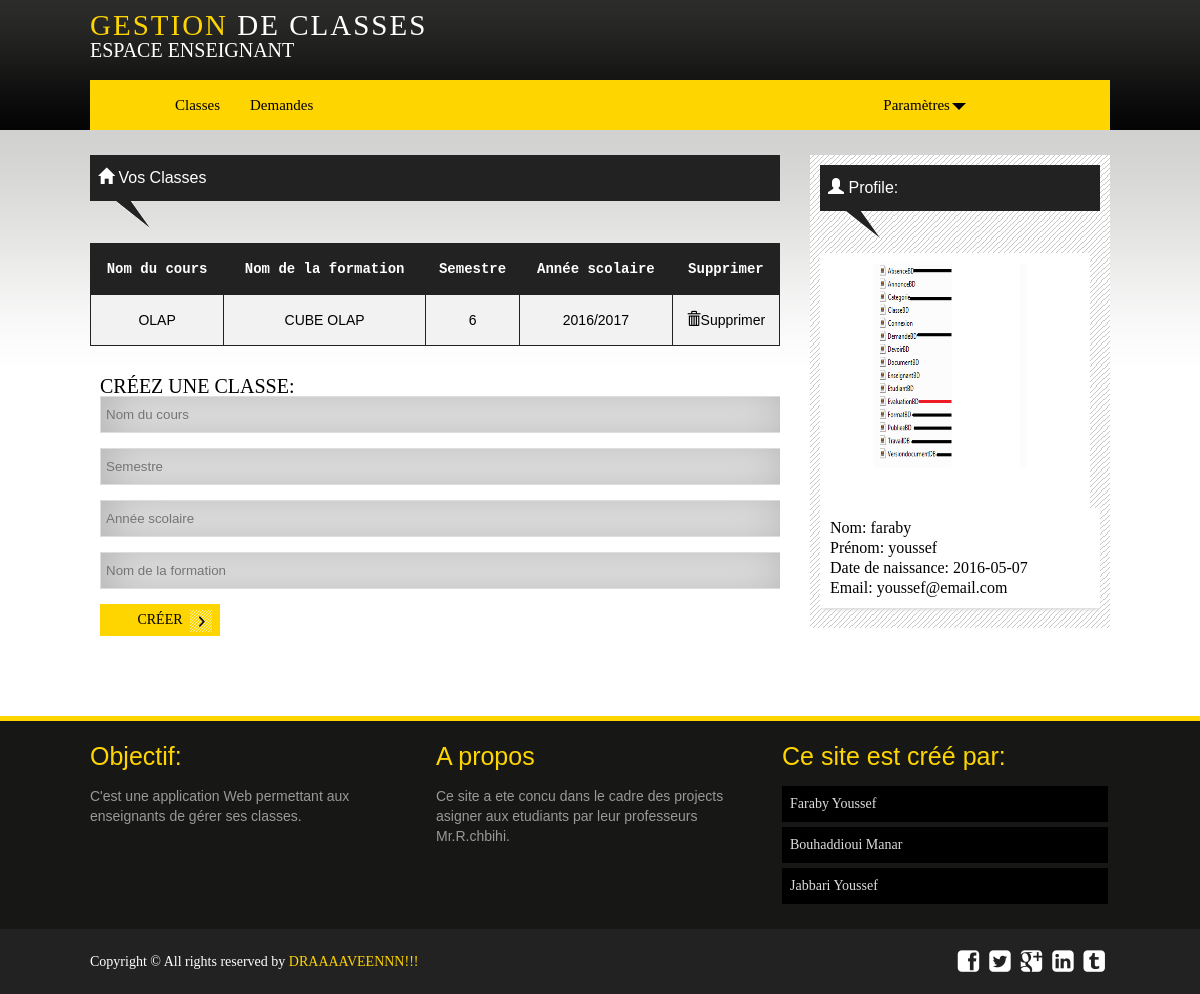
Page /index.php?page=CreerClasseControlleur (signed in) on the committed database.
### tables this page shows
CREATE TABLE IF NOT EXISTS `classe` (
  `ID_CLASSE` int(11) NOT NULL AUTO_INCREMENT,
  `ID_ENSEIGNANT` int(11) DEFAULT NULL,
  `NOM_COURS` varchar(200) DEFAULT NULL,
  `SEMESTRE` int(11) DEFAULT NULL,
  `ANNEE_UNIV` varchar(80) DEFAULT NULL,
  `NOM_FORMATION` varchar(200) DEFAULT NULL,
  `POURCENT_DEVOIR` float DEFAULT NULL,
  `POURCENT_EXAM` float DEFAULT NULL,
  `POURCENT_ASSDUITE` float DEFAULT NULL,
  `POURCENT_CONTROLE` float DEFAULT NULL,
  `NOTE_REFERENCE` float DEFAULT NULL,
  `NBR_SEANCE` int(11) NOT NULL,
  PRIMARY KEY (`ID_CLASSE`),
  KEY `FK_GERER` (`ID_ENSEIGNANT`)
);

CREATE TABLE IF NOT EXISTS `enseignant` (
  `ID_ENSEIGNANT` int(11) NOT NULL AUTO_INCREMENT,
  `NOM_ENSEIGNANT` varchar(200) DEFAULT NULL,
  `PRENOM_ENSEIGNANT` varchar(200) DEFAULT NULL,
  `MDP_ENSEIGNANT` varchar(200) DEFAULT NULL,
  `EMAIL_ENSEIGNANT` varchar(200) DEFAULT NULL,
  `DATE_ENSEIGNANT` date DEFAULT NULL,
  `DATE_INSCRIPTION` date DEFAULT NULL,
  `PHOTO_ENSEIGNANT` varchar(200) DEFAULT NULL,
  PRIMARY KEY (`ID_ENSEIGNANT`),
  UNIQUE KEY `unique_email` (`EMAIL_ENSEIGNANT`)
);

### Controleurs/CreerClasseControlleur.php (called while the page is built, shortened)
<?php
require_once "Modeles/BD/EnseignantBD.php";
require_once 'Modeles/BD/ClasseBD.php';
$classe = new ClasseBD();
$enseignant = new EnseignantBD();
$objetEnseignant=$enseignant ->getEnseignantObject($_SESSION['id_enseignant']);
$les_Classes = $classe->lesClasses($objetEnseignant->getIdEnseignant());
require_once 'Vues/Enseignant_Classes.php';
?>

### Modeles/BD/Connexion.php (called while the page is built, shortened)
<?php
	class Connexion{
		public function getPDO()
        {
            $p = new PDO("mysql:host=localhost;dbname=pfe",'root','',array(PDO::ATTR_ERRMODE=>PDO::ERRMODE_EXCEPTION));
			return $p;
        }
	}
?>

### Modeles/BD/EnseignantBD.php (called while the page is built, shortened)
<?php
require_once 'Connexion.php';
require_once 'Modeles/Classe/Enseignant.php';
class EnseignantBD
{
	private $_db;
	public function setDb(PDO $base)
	{
	    $this->_db = $base;
	}
	public function getEnseignantObject($id_enseignant)
	{
		$req = $this->_db->query('SELECT * FROM Enseignant WHERE id_enseignant = '.$id_enseignant);
		$donnees = $req->fetchObject('Enseignant');
		return $donnees;
	}
}
?>

### Modeles/Classe/Enseignant.php (called while the page is built, shortened)
<?php
class Enseignant
{
    private $ID_ENSEIGNANT;
    private $NOM_ENSEIGNANT;
    private $PRENOM_ENSEIGNANT;
    private $EMAIL_ENSEIGNANT;
    private $DATE_ENSEIGNANT;
    private $PHOTO_ENSEIGNANT;
public function getIdEnseignant(){
	return $this->ID_ENSEIGNANT;
}
public function getNomEnseignant(){
	return $this->NOM_ENSEIGNANT;
}
public function getPrenomEnseignant(){
	return $this->PRENOM_ENSEIGNANT;
}
public function getEmailEnseignant(){
	return $this->EMAIL_ENSEIGNANT;
}
public function getDateEnseignant(){
	return $this->DATE_ENSEIGNANT;
}
public function getPhotoEnseignant(){
	return $this->PHOTO_ENSEIGNANT;
}
}
?>

### Modeles/BD/ClasseBD.php (called while the page is built, shortened)
<?php
require_once 'Connexion.php';
require_once 'Modeles/Classe/Classe.php';
class  ClasseBD
{
	private $_db;
	public function setDb(PDO $db)
	{
	    $this->_db = $db;
	}
	public function getClasseObject($id_classe)
	{
	    $req = $this->_db->query('SELECT * FROM Classe WHERE id_classe = '.$id_classe);
	    $donnees = $req->fetchObject('Classe');
	    return $donnees;
	}
	public function lesClasses($id_enseignant)
	{
		$classe = array();
		$sql = "SELECT * FROM classe WHERE id_enseignant='$id_enseignant'";
		$req = $this->_db->query($sql);
		while($data = $req->fetch()){
				$classe[]=$data;
			}
			return $classe;
	}
}
?>

### Modeles/Classe/Classe.php (called while the page is built, shortened)
<?php
class classe
{
    public $ID_CLASSE;
    public $NOM_COURS;
    public $SEMESTRE;
    public $ANNEE_UNIV;
    public $NOM_FORMATION;
    public function getIdClasse()
    {
        return $this->ID_CLASSE;
    }
    public function getNomCours()
    {
        return $this->NOM_COURS;
    }
    public function getSemestre()
    {
        return $this->SEMESTRE;
    }
     public function getNomFormation()
    {
        return $this->NOM_FORMATION;
    }
    public function getAnnee_Univ()
    {
        return $this->ANNEE_UNIV;
    }
}
?>

### Vues/Enseignant_Classes.php (the view, shortened to what this page needs)
<!DOCTYPE html PUBLIC "-//W3C//DTD XHTML 1.0 Transitional//EN" "http://www.w3.org/TR/xhtml1/DTD/xhtml1-transitional.dtd">
<html xmlns="http://www.w3.org/1999/xhtml" lang="en">
	<head>
		<link rel="stylesheet" href="Vues/bootstrap/css/bootstrap.css"/>
		<link href='Vues/css/Annonce.css' rel='stylesheet' type='text/css'>
		<link rel="stylesheet" type="text/css" href="Vues/css/tooltipster.css" />
		<link href="Vues/css/pgwslider.css" rel="stylesheet">
		<link rel="stylesheet" href="Vues/css/font-awesome.min.css">
		<link href="Vues/css/style.css" rel="stylesheet" media="screen">
		<link href="Vues/css/responsive.css" rel="stylesheet" media="screen">
	</head>
	<body>
		<section id="header_area">
			<?php require_once 'Enseignant_Menu_Profile.php'; ?>
		</section>
		<section id="content_area">
			<div class="clearfix wrapper main_content_area">
				<div class="clearfix main_content floatleft">
					<div class="content">
						<div class="content_title"><h2><span class="glyphicon glyphicon-home"></span> Vos classes</h2></div>
<?php
$numbre=0;
foreach($les_Classes as $uneClasse){
$numbre++;
	}
if($numbre>0){
?>
                        <div class="clearfix table">
                            <table class="table table-hover">
                                <tr>
                                    <th>Nom du cours</th>
                                    <th>Nom de la formation</th>
                                    <th>Semestre</th>
                                    <th>Année scolaire</th>
                                    <th>Supprimer</th>
                                </tr>
                                <?php
                                foreach($les_Classes as $uneClasse){
                                	$objetClasse=$classe->getClasseObject($uneClasse['ID_CLASSE']);
            	echo "<tr><td><a href=\"index.php?page=ClasseAnnonce&idClasse=".$objetClasse->getIdClasse()."\">".$objetClasse->getNomCours()."</a></td><td><a href=\"index.php?page=ClasseAnnonce&idClasse=".$objetClasse->getIdClasse()."\">".$objetClasse->getNomFormation().'</a></td><td>'.$objetClasse->getSemestre().'</td><td>'.$objetClasse->getAnnee_Univ()."</td><td><a href=\"index.php?page=SupprimerClasse&idClasse=".$objetClasse->getIdClasse()."\"><span class=\"glyphicon glyphicon-trash\"></span>Supprimer</a></td></tr>";
                                }    ?>
                            </table></div>
                            	<?php
                    			}else{
                                	?>
                                	<h2 style="color: #222222;padding: 10px 20px;font-family: elephant;">Vous n'avez aucune classe!</h2>
                                	<?php
                                }
                                ?>
                            <br />
                        <div class="clearfix single_content newsletter">
                            <form action="./index.php?page=CreerClasseControlleur" method="post">
                                <legend class="legende">Créez une classe:</legend>
                                <input type="text" name="nom_cours" placeholder="Nom du cours" required><br />
                                <input type="text" name="semstre" placeholder="Semestre" required><br />
                                <input type="text" name="annee_scolaire" placeholder="Année scolaire" required><br />
                                <input type="text" name="nom_formation" placeholder="Nom de la formation" required><br />
                                <input type="submit" value="Créer"> <br /><br />
                            </form>
                        </div>
					</div>
				</div>
				<div class="clearfix sidebar_container floatright">
				    <?php require('Enseignant_Sidebar_profile.php'); ?>
				</div>
			</div>
		</section>
		<?php require_once('Footer.php'); ?>
	</body>
</html>

### Vues/Enseignant_Sidebar_profile.php
    <div class="clearfix sidebar">
        <div class="clearfix single_sidebar">
<div class="popular_post">
<div class="content_title"><h2><span class="glyphicon glyphicon-user"></span> Profile:</h2></div>
            <img src=<?php echo $objetEnseignant->getPhotoEnseignant(); ?> class="img-thumbnail" style="width:270px;height:255px;" class="img-responsive" alt="Responsive image"/>
<ul>
	<li><a>
                    <label>Nom: <?php echo $objetEnseignant->getNomEnseignant();?></label><br>
                    <label>Prénom: <?php echo $objetEnseignant->getPrenomEnseignant();?></label><br>
                    <label>Date de naissance: <?php echo $objetEnseignant->getDateEnseignant();?></label><br>
                    <label>Email: <?php echo $objetEnseignant->getEmailEnseignant();?></label><br>
                </a></li>
</ul>
            </div>
        </div>
    </div>

### Vues/css/style.css (style rules this page uses)
* { margin:0;padding:0 }
body { font-family:Arial; font-size:14px;line-height:20px }
a { text-decoration:none;color:#000; }
input[type=text],input[type=password],input[type=submit],textarea { border:1px solid #ddd;padding:5px;outline:0; }
h1,h2,h3,h4,h5,h6 { font-weight:normal;margin:0 0 15px;font-family: 'Oswald', sans-serif; }
h2 { font-size:25px;line-height:30px }
img { max-width:100%;height:auto;border:none }
.floatleft { float:left }
.floatright { float:right }
.wrapper { width:1020px;display:block;margin:0 auto }
.clearfix { overflow:hidden }
ul,ol { margin:0;padding:0;list-style:none; }
#header_area { background: url("../images/header_bg.png") repeat-x scroll 0 0 #000; }
#content_area { background: url("../images/body_top_bg.png") repeat-x scroll center top #fff; padding-top: 25px; }
.main_content { width: 690px; margin-right: 10px; }
.content_title { background: url("../images/latest_post_bg.png") repeat scroll 0 0 rgba(0, 0, 0, 0); height: 73px; margin-bottom: 15px; }
.content_title h2 { color: #fff; font-size: 16px; margin-bottom: 0; padding: 8px; text-transform: capitalize; }
.legende { font-family: Century Gothic; text-transform: uppercase; font-size: 20px; font-weight: 100; }
.single_content { margin-bottom: 20px; padding-bottom: 15px; border-bottom: 3px solid #E7E7E7; }
.single_content:last-child { border-bottom:none; }
.sidebar_container { background: none repeat scroll 0 0 #fff; width: 300px; }
.newsletter { padding: 10px; border-bottom: 3px solid #ddd; margin-bottom: 25px; }
.newsletter form input[type=text], .newsletter form input[type=datetime], .newsletter form input[type=number] { height: 25px; width: 680px; margin-bottom: 15px; box-shadow: inset 0px 0px 50px 0px #AAAAAA; -webkit-box-shadow: inset 0px 0px 50px 0px #AAAAAA; -moz-box-shadow: inset 0px 0px 50px 0px #AAAAAA; -o-box-shadow: inset 0px 0px 50px 0px #AAAAAA; font-family: sans-serif; font-style: bold; }
.newsletter form input[type=submit] { background: url("../images/nav_right.png") no-repeat scroll 90px 6px #ffd500; border: medium none; font-family: oswald light; font-size: 14px; padding: 8px; text-transform: uppercase; width: 120px;cursor:pointer; }
.single_sidebar { background: url("../images/slider_bg.png") repeat scroll 0 0 rgba(0, 0, 0, 0);padding: 10px;margin-bottom:25px; }
.single_sidebar .popular_post ul li a { display: block; background: #fff; padding: 10px; margin-bottom: 10px; font-size: 16px; font-family: oswald; box-shadow: 1px 4px 3px -2px #DDDDDD; -webkit-box-shadow: 1px 4px 3px -2px #DDDDDD; -moz-box-shadow: 1px 4px 3px -2px #DDDDDD; -o-box-shadow: 1px 4px 3px -2px #DDDDDD; }
.content h2,.content h3,.content h4,.content h5,.content h6 { font-size: 16px; }
.table table { width: 100%; }
.table table, .table th, .table td { border: 1px solid #222; border-collapse: collapse; }
.table th, .table td { padding: 15px 6px 15px 6px; text-align: center; }
.glyphicon { position: relative; top: 1px; display: inline-block; font-family: 'Glyphicons Halflings'; font-style: normal; font-weight: normal; line-height: 1; -webkit-font-smoothing: antialiased; -moz-osx-font-smoothing: grayscale; }
.glyphicon-home:before { content: "\e021"; }

### Vues/Enseignant_Classes.php (style rules this page uses)
th { background-color: #222222; color:white; font-family: monospace; }
tr:nth-child(even) { background-color: #f2f2f2 }

### rows in the picture
classe: NOM_COURS "OLAP", NOM_FORMATION "CUBE OLAP", SEMESTRE "6", ANNEE_UNIV "2016/2017"
enseignant: PHOTO_ENSEIGNANT (picture), NOM_ENSEIGNANT "faraby", PRENOM_ENSEIGNANT "youssef", DATE_ENSEIGNANT "2016-05-07", EMAIL_ENSEIGNANT "youssef@email.com"
